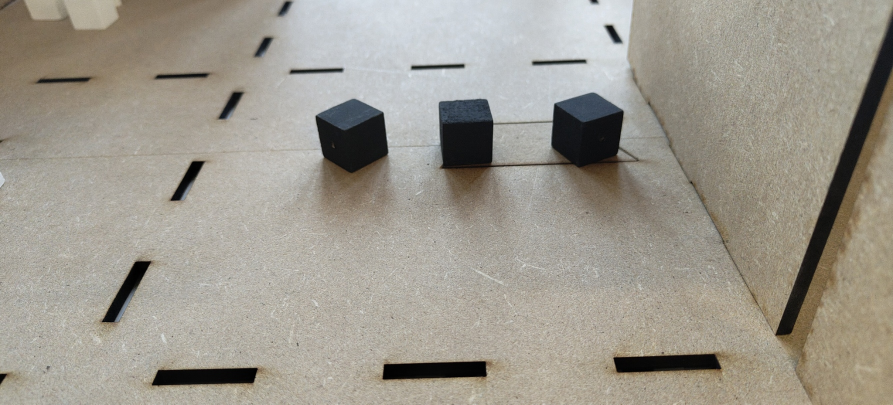
#> input picture images/black/3_black_spaced.jpg, 1786 x 809 px, found by its file name (shown at 1/2 size); its folder holds only this picture in this run
$ python makemasks.py
#> lines starting #> are read from the running program, lines starting #| are printed output that depends on the picture; after the words box and inside, x2 and y2 are one past the last pixel; in counts of white or black regions, pixels touching at a corner belong together
from colorBounds import *
import cv2
import os

import numpy as np

# [5 lines of commented-out code are left out]

min_black_1 = np.array([90, 0, 0])
max_black_1 = np.array([150, 255, 95])

min_black_2 = np.array([0, 0, 0])
max_black_2 = np.array([179, 30, 30])


def get_images(img_path, mask_path,contours_path):
#> called with img_path = './images/black/3_black_spaced.jpg', mask_path = 'masks/mask0.jpeg', contours_path = 'contours/contours0.jpeg'
    img = cv2.imread(img_path)
#> img is the input picture: shape (809, 1786, 3); mean B, G, R 142, 152.5, 157.3
    hsv = cv2.cvtColor(img, cv2.COLOR_BGR2HSV)
#> hsv: shape (809, 1786, 3); mean H, S, V 32.9, 31.8, 158.6
    # mask = cv2.inRange(hsv, low_bound, up_bound)
    mask1 = cv2.inRange(hsv, min_black_1, max_black_1)
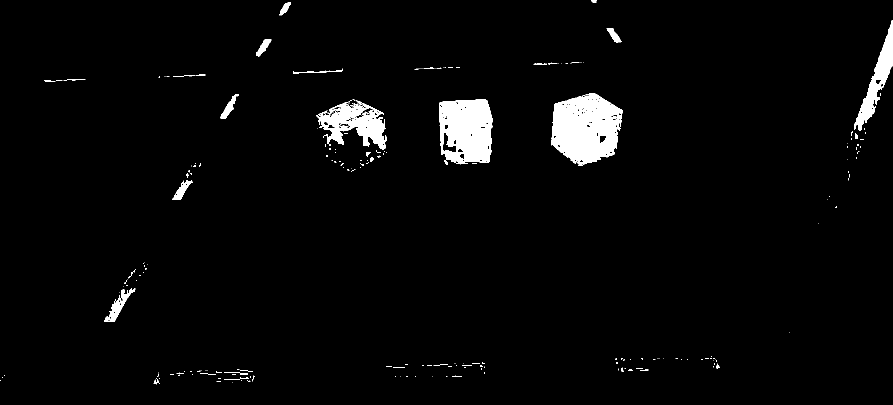
#> mask1: shape (809, 1786) (shown at 1/2 size); 3.1% white; 244 white regions (199 under 20 px), largest, box (x1, y1, x2, y2) and area: (1103, 186, 1246, 332) 14758, (878, 198, 986, 330) 11597, (632, 200, 774, 300) 6775
    mask2 = cv2.inRange(hsv, min_black_2, max_black_2)
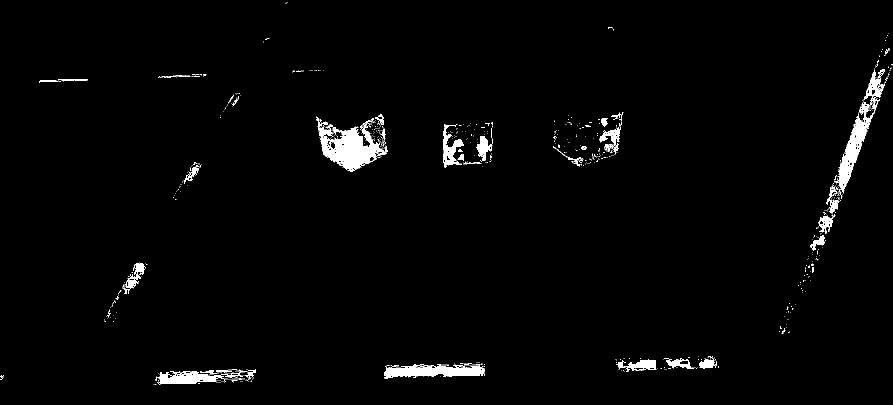
#> mask2: shape (809, 1786) (shown at 1/2 size); 2.1% white; 762 white regions (708 under 20 px), largest, box (x1, y1, x2, y2) and area: (632, 233, 775, 344) 6908, (1668, 194, 1760, 387) 3986, (768, 728, 970, 757) 3823
    mask = cv2.bitwise_or(mask1, mask2)
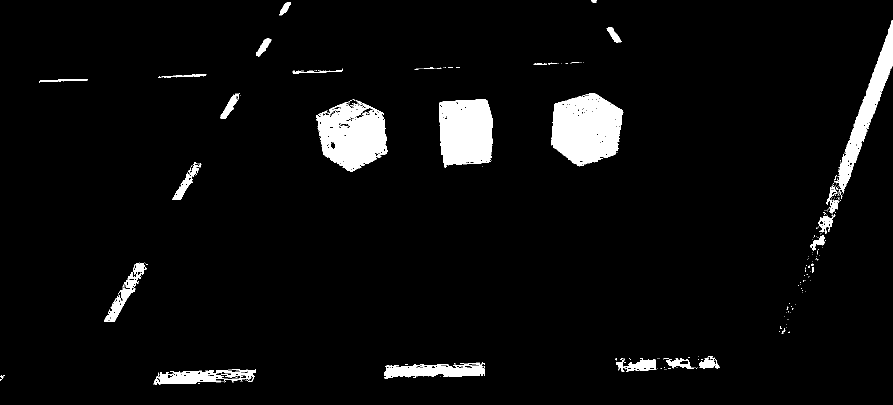
#> mask: shape (809, 1786) (shown at 1/2 size); 4.7% white; 281 white regions (252 under 20 px)
    contours, _ = cv2.findContours(mask, cv2.RETR_TREE, cv2.CHAIN_APPROX_SIMPLE)
#> contours = 1160 contours, 1088 with area under 20; largest, box (x1, y1, x2, y2) and area: (1103, 186, 1247, 333) 15654, (632, 200, 775, 344) 14125, (878, 198, 986, 335) 12675, (1668, 40, 1786, 387) 8256, (768, 725, 970, 757) 4164
    for c in contours:
        area = cv2.contourArea(c)
        x, y, w, h = cv2.boundingRect(c)
        aspect_ratio = float(w) / h
        size = 100

        if area > 10000 and (w > size and h > size) and (0.6 < aspect_ratio < 1.8):
            # print(area, w, h, aspect_ratio)
            cv2.drawContours(img, c, -1, (0, 255, 0), 10)
#> this loop made 1160 passes
#> (area, x, y, w, h, aspect_ratio) on passes 15, 19, 21: (3796.5, 307, 738, 204, 31, 6.58), (35.5, 313, 755, 8, 10, 0.8), (61.5, 495, 751, 13, 12, 1.08)
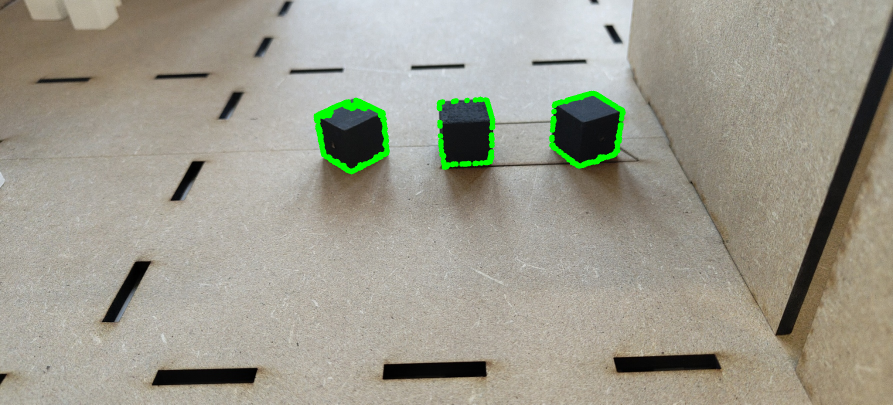
#> img: shape (809, 1786, 3) (shown at 1/2 size); 1% of pixels changed, all inside (x1, y1, x2, y2) = (627, 181, 1252, 349)
    cv2.imwrite(mask_path, mask)
    cv2.imwrite(contours_path, img)
    return img,mask

if __name__ == "__main__":
    i=0
    for filename in os.listdir('./images/black'):
        img_path = os.path.join('./images/black', filename)
        mask_path = f'masks/mask{i}.jpeg'
        contours_path = f'contours/contours{i}.jpeg'
        i+=1
        img, mask = get_images(img_path, mask_path, contours_path)

        cv2.namedWindow("img", cv2.WINDOW_NORMAL)
        cv2.resizeWindow("img", 800, 600)

        cv2.namedWindow("mask", cv2.WINDOW_NORMAL)
        cv2.resizeWindow("mask", 800, 600)

        cv2.imshow('img', img)
        cv2.imshow('mask', mask)
        cv2.waitKey(0)
        cv2.destroyAllWindows()

$ run again, on images/black/mountain_black.jpg
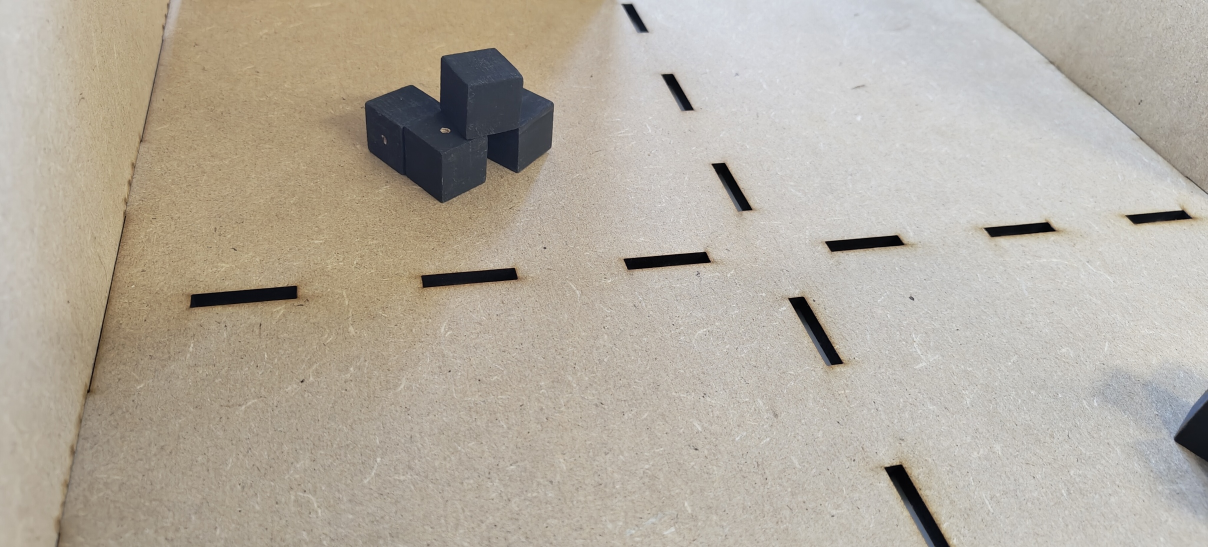
#> input picture images/black/mountain_black.jpg, 2415 x 1094 px, found by its file name (shown at 1/2 size)
#> in get_images, img is the input picture: shape (1094, 2415, 3); mean B, G, R 159.8, 172.1, 179.9
#> hsv: shape (1094, 2415, 3); mean H, S, V 30, 34.2, 180.9
#> in get_images, `mask1 = cv2.inRange(hsv, min_black_1, max_black_1)`:
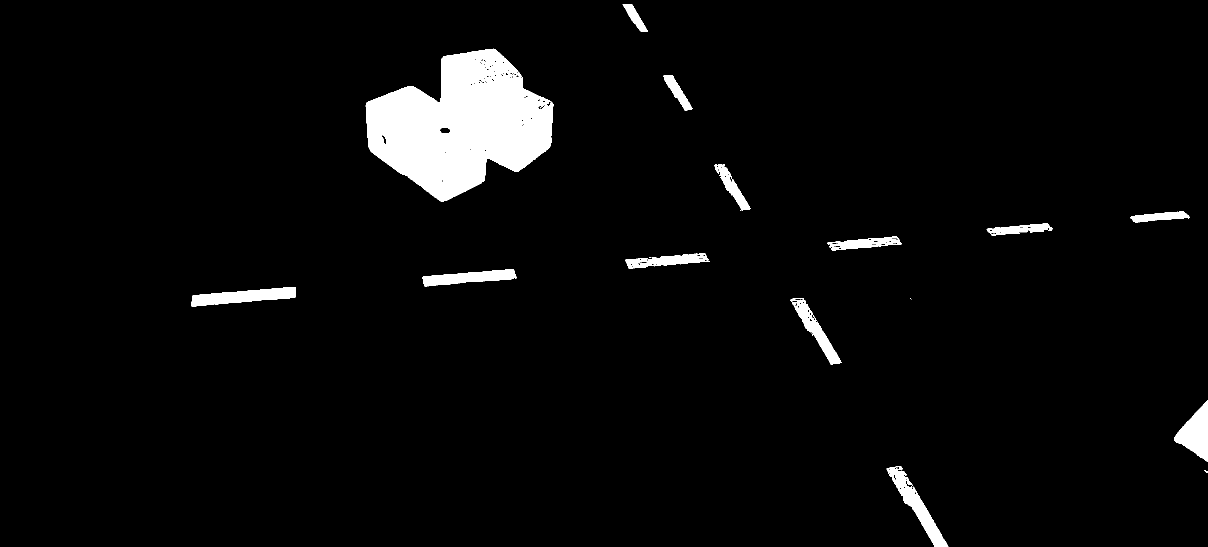
#> mask1: shape (1094, 2415) (shown at 1/2 size); 3.9% white; 18 white regions (5 under 20 px), largest, box (x1, y1, x2, y2) and area: (731, 97, 1107, 403) 71090, (1773, 932, 1897, 1094) 4685, (383, 574, 592, 613) 4543
#> mask2: shape (1094, 2415); 0.07% white in thin lines or dots, all inside (x1, y1, x2, y2) = (383, 150, 2415, 1058)
#> mask: shape (1094, 2415); 4% white; 18 white regions (5 under 20 px)
#> contours = 259 contours, 225 with area under 20; largest, box (x1, y1, x2, y2) and area: (731, 97, 1107, 403) 71583, (1773, 931, 1897, 1094) 4682, (383, 574, 592, 614) 4336, (2348, 801, 2415, 923) 4214, (845, 538, 1033, 573) 3430
#> the loop in get_images, `for c in contours:` made 259 passes
#> (area, x, y, w, h, aspect_ratio) on passes 2, 19, 22: (4681.5, 1773, 931, 124, 163, 0.761), (4214, 2348, 801, 67, 122, 0.549), (3310.5, 1581, 596, 102, 133, 0.767)
#> after the loop in get_images, `for c in contours:`:
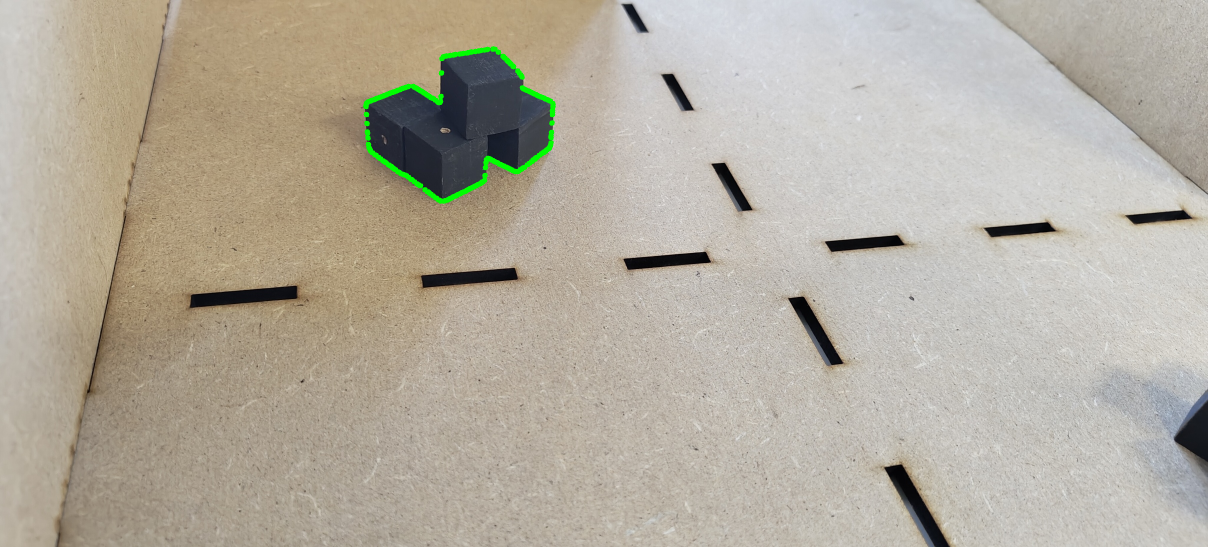
#> img: shape (1094, 2415, 3) (shown at 1/2 size); 0.41% of pixels changed, all inside (x1, y1, x2, y2) = (726, 92, 1112, 408)

$ run again, on images/black/single_balck.jpg
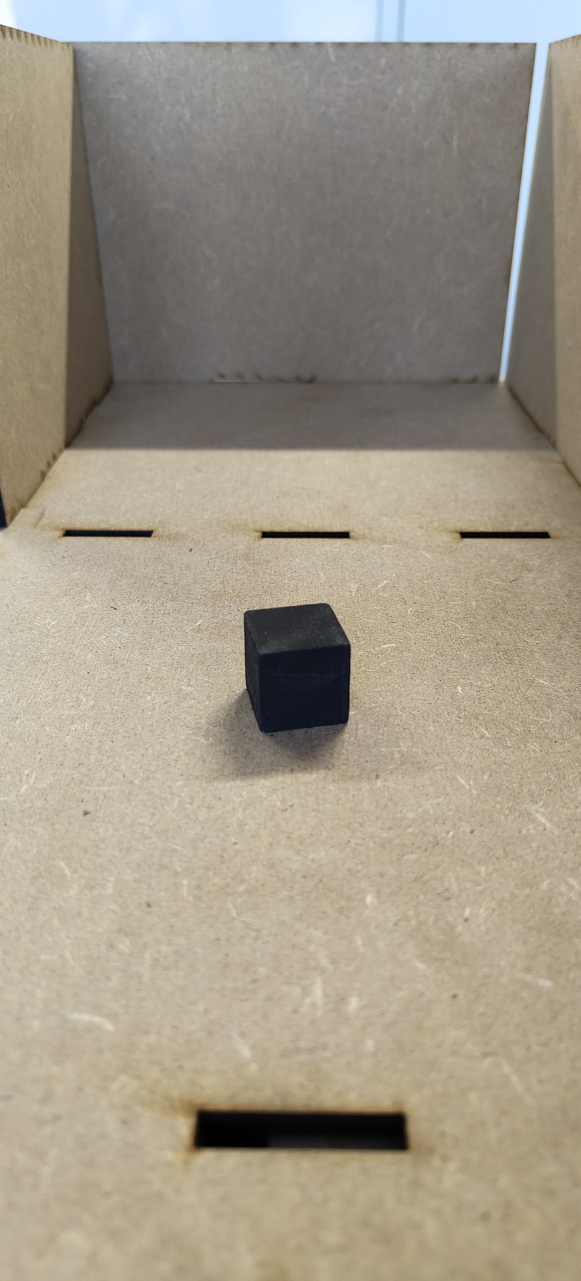
#> input picture images/black/single_balck.jpg, 1161 x 2562 px, found by its file name (shown at 1/2 size)
#> in get_images, img is the input picture: shape (2562, 1161, 3); mean B, G, R 135.7, 152, 160.7
#> hsv: shape (2562, 1161, 3); mean H, S, V 24.6, 44.1, 162.7
#> in get_images, `mask1 = cv2.inRange(hsv, min_black_1, max_black_1)`:
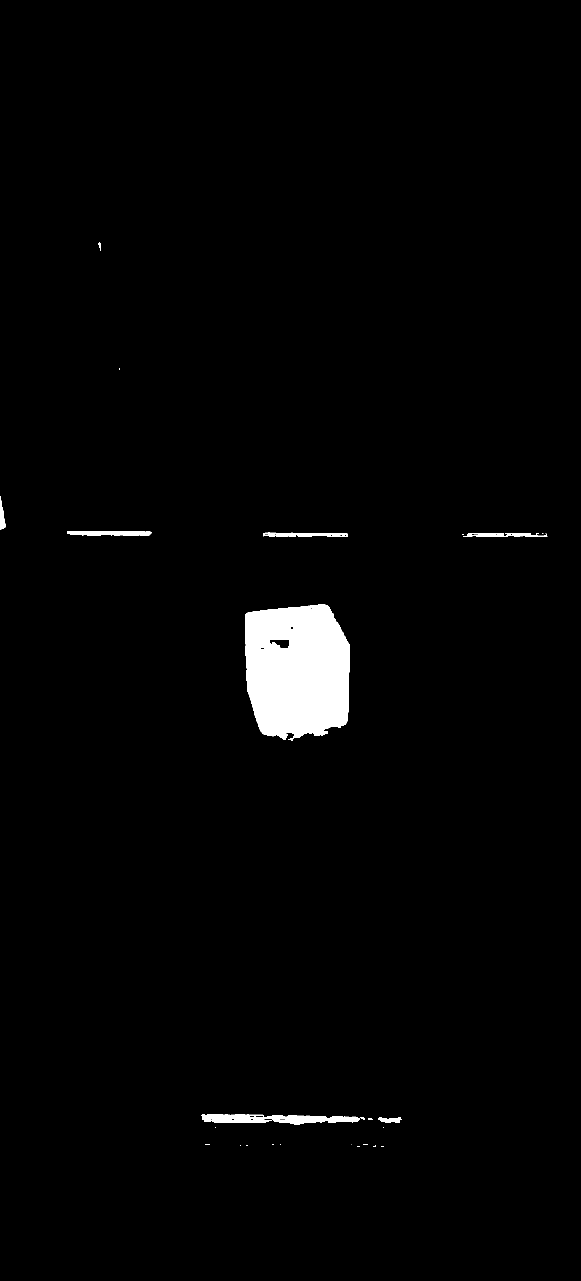
#> mask1: shape (2562, 1161) (shown at 1/2 size); 1.9% white; 24 white regions (15 under 20 px), largest, box (x1, y1, x2, y2) and area: (490, 1209, 700, 1482) 48436, (402, 2228, 730, 2250) 4399, (134, 1062, 303, 1072) 1367
#> mask2: shape (2562, 1161); 0.61% white; 171 white regions (164 under 20 px), largest, box (x1, y1, x2, y2) and area: (400, 2234, 804, 2296) 17277, (1074, 1066, 1088, 1072) 47, (924, 1067, 934, 1072) 29
#> mask: shape (2562, 1161); 2.5% white; 35 white regions (28 under 20 px)
#> contours = 98 contours, 79 with area under 20; largest, box (x1, y1, x2, y2) and area: (490, 1209, 700, 1482) 48457, (400, 2228, 804, 2296) 23122, (134, 1062, 303, 1072) 1250, (526, 1065, 696, 1074) 1002, (643, 2265, 747, 2285) 975
#> the loop in get_images, `for c in contours:` made 98 passes
#> (area, x, y, w, h, aspect_ratio) on passes 25, 36, 41, 43, 57, 79: (23121.5, 400, 2228, 404, 68, 5.94), (21.5, 679, 2287, 10, 4, 2.5), (39, 495, 2287, 18, 4, 4.5), (25, 455, 2287, 10, 4, 2.5), (26, 755, 2281, 10, 5, 2), (48457, 490, 1209, 210, 273, 0.769)
#> after the loop in get_images, `for c in contours:`:
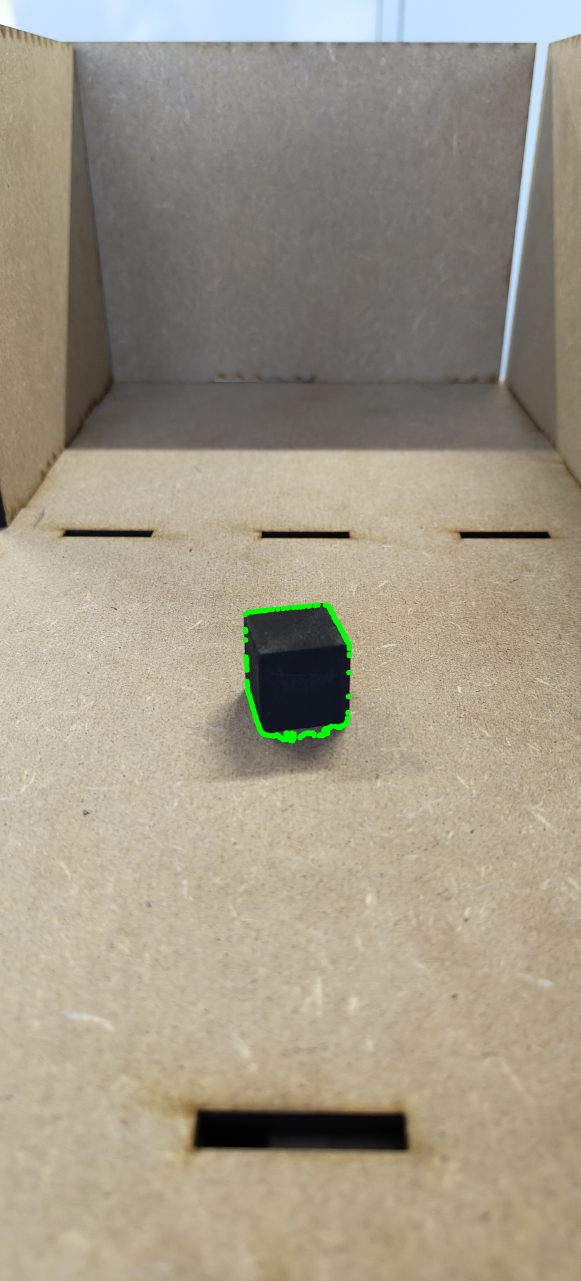
#> img: shape (2562, 1161, 3) (shown at 1/2 size); 0.25% of pixels changed, all inside (x1, y1, x2, y2) = (485, 1204, 705, 1487)
